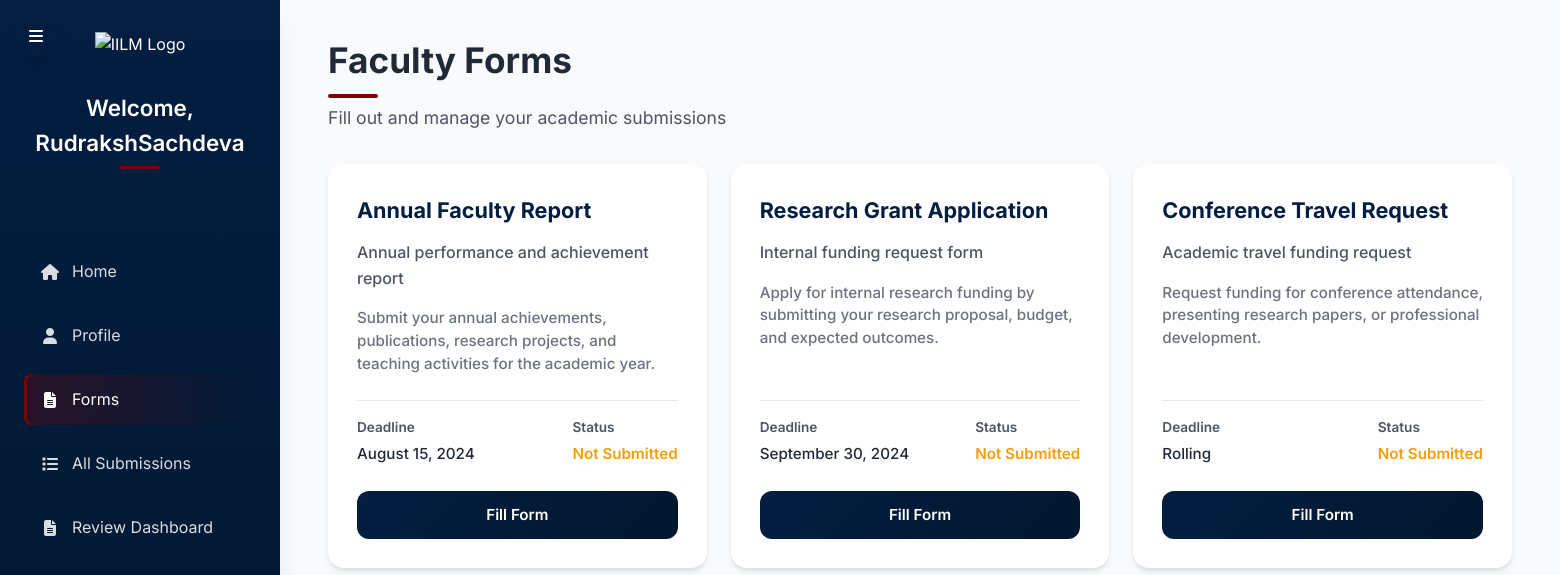
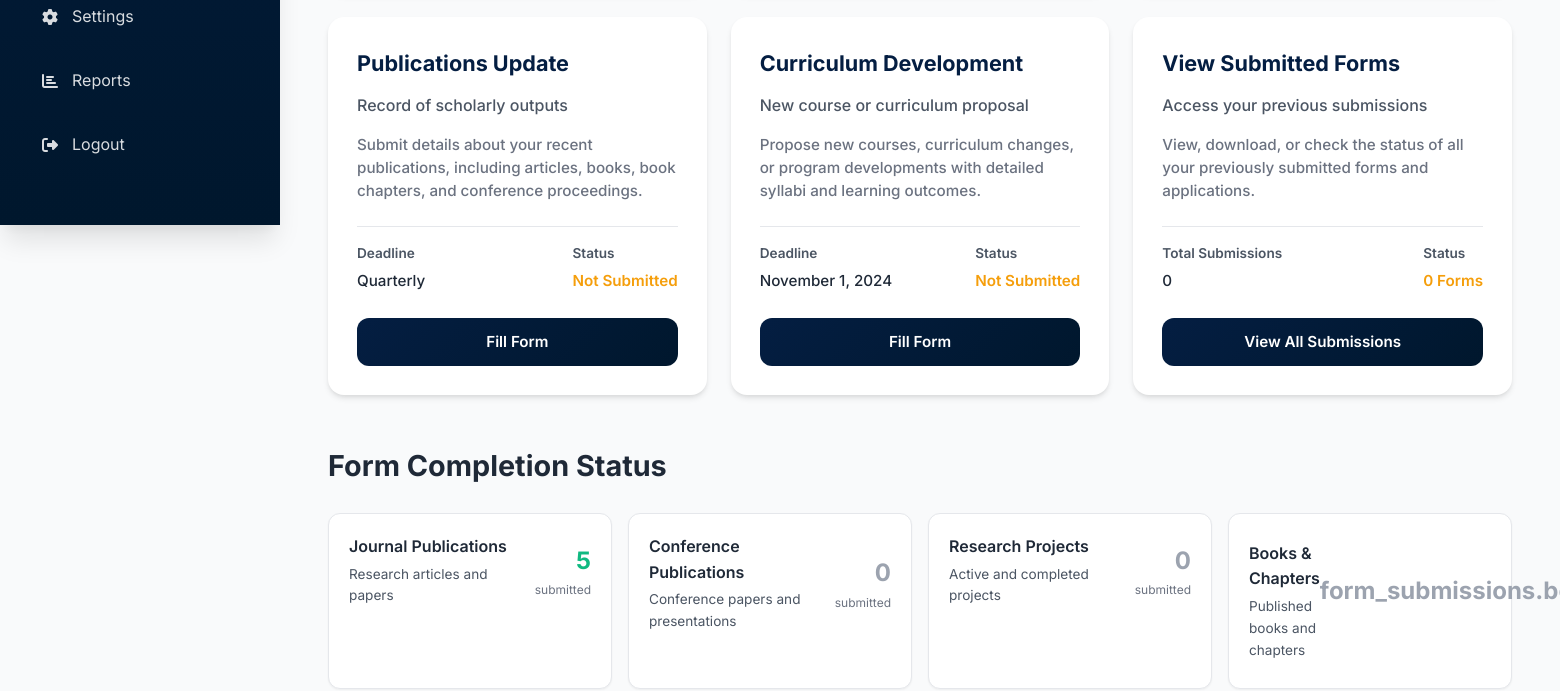
The app's page /form/ (signed in, upper part), older data (2 pictures, top to bottom).
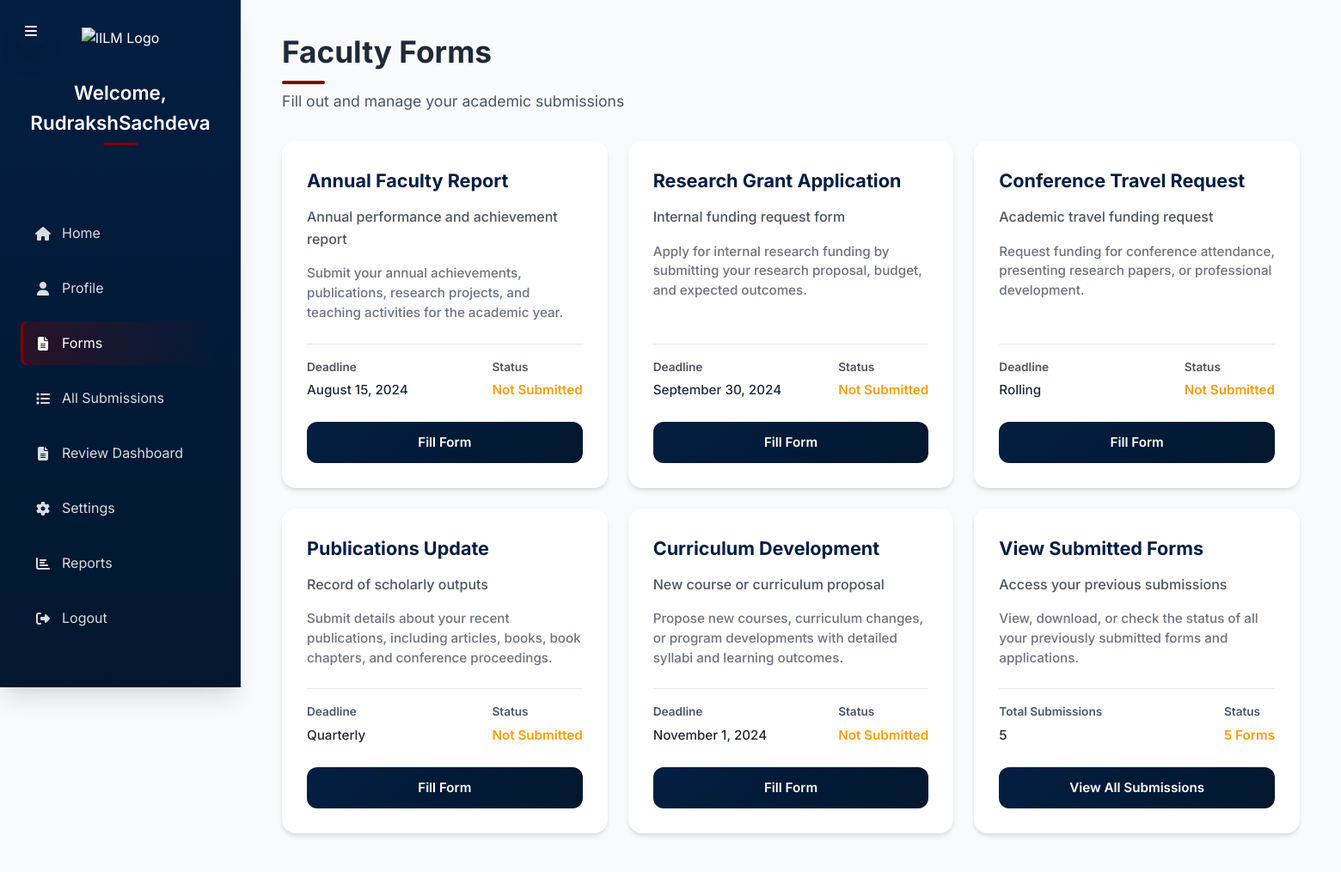
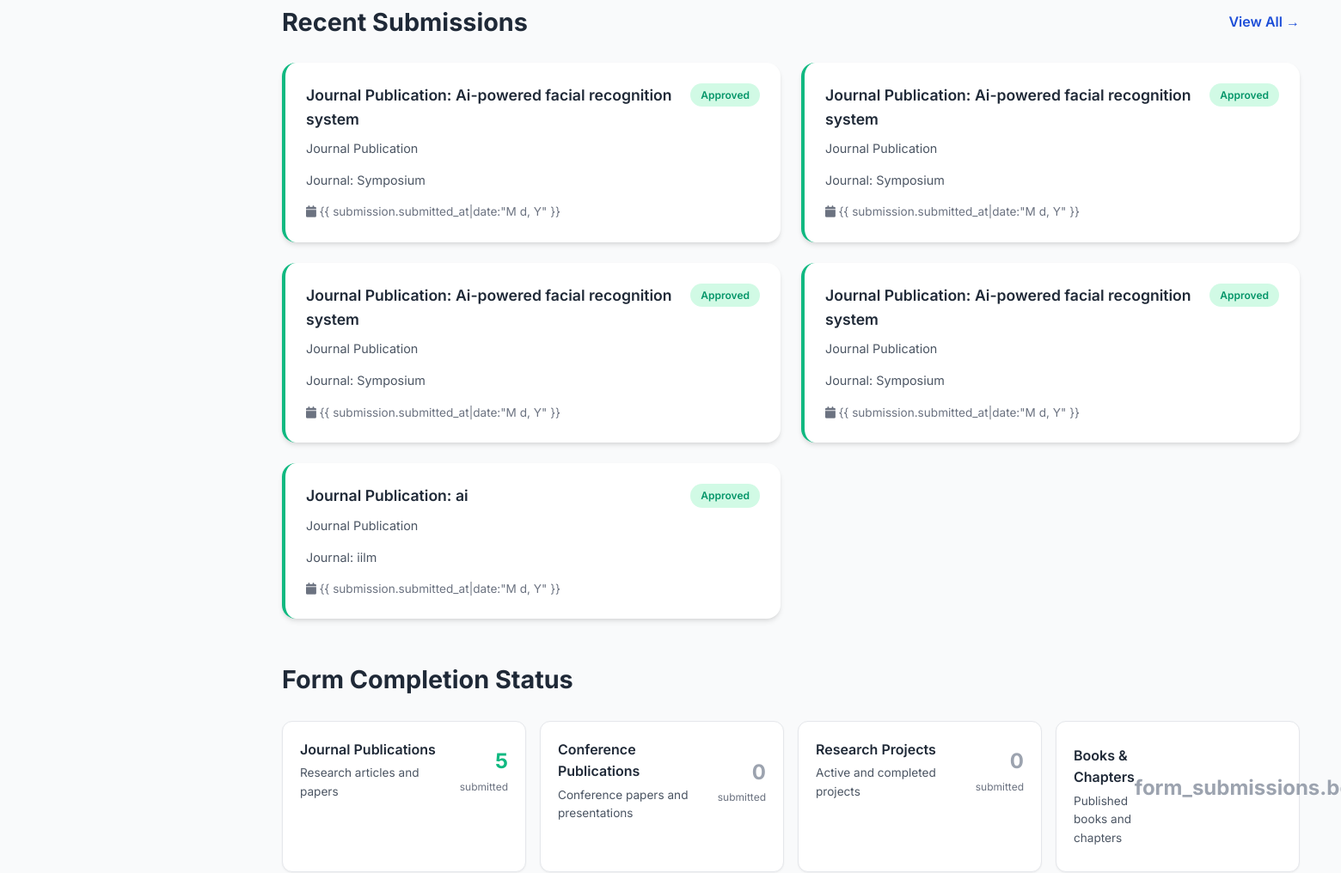
The same page, newer data (2 pictures, top to bottom).
### core/models.py (models this page shows, shortened)
class FacultySubmission(models.Model):
    STATUS_CHOICES = [
        ('pending', 'Pending Review'),
        ('under_review', 'Under Review'),
        ('approved', 'Approved'),
        ('rejected', 'Rejected'),
        ('needs_revision', 'Needs Revision'),
    ]
    SUBMISSION_TYPE_CHOICES = [
        ('journal_publication', 'Journal Publication'),
        ('conference_publication', 'Conference Publication'),
        ('research_projects', 'Research Projects'),
        ('patents', 'Patents'),
        ('copyrights', 'Copyrights'),
        ('phd_guidance', 'PhD Guidance'),
        ('book_chapter', 'Book Chapter'),
        ('book', 'Book'),
        ('consultancy_projects', 'Consultancy Projects'),
        ('editorial_roles', 'Editorial Roles'),
        ('reviewer_roles', 'Reviewer Roles'),
        ('awards', 'Awards'),
        ('industry_collaboration', 'Industry Collaboration'),
        ('annual_faculty_report', 'Annual Faculty Report'),
        ('research_grant_application', 'Research Grant Application'),
        ('conference_travel_request', 'Conference Travel Request'),
        ('publications_update', 'Publications Update'),
        ('curriculum_development', 'Curriculum Development'),
    ]
    user = models.ForeignKey(settings.AUTH_USER_MODEL, on_delete=models.CASCADE, related_name='submissions')
    submission_type = models.CharField(max_length=50, choices=SUBMISSION_TYPE_CHOICES)
    title = models.CharField(max_length=255)
    description = models.TextField(blank=True, null=True)
    content = models.JSONField(default=dict, help_text="Stores the actual submission data")
    status = models.CharField(max_length=20, choices=STATUS_CHOICES, default='pending')
    submitted_at = models.DateTimeField(auto_now_add=True)
    updated_at = models.DateTimeField(auto_now=True)
    reviewed_by = models.ForeignKey(
        settings.AUTH_USER_MODEL,
        on_delete=models.SET_NULL,
        null=True,
        blank=True,
        related_name='reviewed_submissions'
    )
    reviewed_at = models.DateTimeField(null=True, blank=True)
    review_comments = models.TextField(blank=True, null=True)
    department = models.CharField(max_length=100, blank=True, null=True)
    school = models.CharField(max_length=100, blank=True, null=True)
    class Meta:
        ordering = ['-submitted_at']
        indexes = [
            models.Index(fields=['status', 'submission_type']),
            models.Index(fields=['user', 'status']),
            models.Index(fields=['department', 'status']),
        ]

### core/views.py (the view)
# urls.py: path('form/', views.form_view, name='form_view'),  # 👈 New form view route
def form_view(request):
    user = request.user
    if not user.is_authenticated:
        return redirect('login')
    user_submissions = FacultySubmission.objects.filter(user=user).order_by('-submitted_at')[:10]
    form_submissions = {
        'journal_publications': JournalPublication.objects.filter(user=user).count(),
        'conference_publications': ConferencePublication.objects.filter(user=user).count(),
        'research_projects': ResearchProjects.objects.filter(user=user).count(),
        'patents': Patents.objects.filter(user=user).count(),
        'copyrights': CopyRights.objects.filter(user=user).count(),
        'phd_guidance': PhdGuidance.objects.filter(user=user).count(),
        'book_chapters': BookChapter.objects.filter(user=user).count(),
        'books': Book.objects.filter(user=user).count(),
        'consultancy_projects': ConsultancyProjects.objects.filter(user=user).count(),
        'editorial_roles': EditorialRoles.objects.filter(user=user).count(),
        'reviewer_roles': ReviewerRoles.objects.filter(user=user).count(),
        'awards': Awards.objects.filter(user=user).count(),
        'industry_collaborations': IndustryCollaboration.objects.filter(user=user).count(),
        'annual_reports': AnnualFacultyReport.objects.count(),
        'research_grants': ResearchGrantApplication.objects.count(),
        'conference_travels': ConferenceTravelRequest.objects.count(),
        'publications_updates': PublicationsUpdate.objects.count(),
        'curriculum_developments': CurriculumDevelopment.objects.count(),
    }
    context = {
        'user': user,
        'user_submissions': user_submissions,
        'form_submissions': form_submissions,
    }
    return render(request, 'form_page.html', context)

### templates/form_page.html (shortened to what the changed rows need)
{% load static %}
<!DOCTYPE html>
<html lang="en">
  <head>
    <link
      rel="stylesheet"
      href="https://cdnjs.cloudflare.com/ajax/libs/font-awesome/6.4.0/css/all.min.css"
    />
  </head>
  <body>
    <div class="dashboard-container">
      <nav class="sidebar">
        <h2>Welcome, {{ user.username }}</h2>
      </nav>
      <div class="main-content">
        <header>
          <h1>Faculty Forms</h1>
        </header>
        <div class="forms-grid">
          <div class="form-card">
            <h2>Annual Faculty Report</h2>
          </div>
          <div class="form-card">
            <h2>Research Grant Application</h2>
          </div>
          <div class="form-card">
            <h2>Conference Travel Request</h2>
          </div>
          <div class="form-card">
            <h2>Publications Update</h2>
          </div>
          <div class="form-card">
            <h2>Curriculum Development</h2>
          </div>
          <div class="form-card">
            <h2>View Submitted Forms</h2>
            <div class="details">
              <div>
                <span class="label">Total Submissions</span>
                <span class="value">{{ user_submissions.count }}</span>
              </div>
              <div>
                <span class="label">Status</span>
                <span class="value status"
                  >{{ user_submissions.count }} Forms</span
                >
              </div>
            </div>
          </div>
        </div>
        {% if user_submissions %}
        <section style="margin-top: 3rem">
          <div
            style="
              display: flex;
              justify-content: space-between;
              align-items: center;
              margin-bottom: 1.5rem;
            "
          >
            <h2
              style="
                font-size: 1.8rem;
                font-weight: 700;
                color: var(--dark-color);
                margin: 0;
              "
            >
              Recent Submissions
            </h2>
            <a
              href="{% url 'my_submissions' %}"
              style="
                color: var(--accent-color);
                text-decoration: none;
                font-weight: 600;
              "
              >View All →</a
            >
          </div>
          <div
            class="submissions-grid"
            style="
              display: grid;
              grid-template-columns: repeat(auto-fill, minmax(400px, 1fr));
              gap: 1.5rem;
            "
          >
            {% for submission in user_submissions %}
            <div
              class="submission-card"
              style="background: white; border-radius: var(--border-radius-lg); padding: 1.5rem; box-shadow: var(--shadow); border-left: 4px solid
                        {% if submission.status == 'approved' %}#10b981{% elif submission.status == 'rejected' %}#ef4444{% elif submission.status == 'under_review' %}#3b82f6{% elif submission.status == 'needs_revision' %}#f59e0b{% else %}#6b7280{% endif %};"
            >
              <div
                style="
                  display: flex;
                  justify-content: space-between;
                  align-items: start;
                  margin-bottom: 1rem;
                "
              >
                <div>
                  <h3
                    style="
                      font-size: 1.1rem;
                      font-weight: 600;
                      color: var(--dark-color);
                      margin: 0 0 0.5rem 0;
                    "
                  >
                    {{ submission.title|truncatechars:60 }}
                  </h3>
                  <p
                    style="color: var(--gray-600); font-size: 0.9rem; margin: 0"
                  >
                    {{ submission.get_submission_type_display }}
                  </p>
                </div>
                <span
                  class="status-badge status-{{ submission.status }}"
                  style="
                    padding: 0.25rem 0.75rem;
                    border-radius: 9999px;
                    font-size: 0.75rem;
                    font-weight: 600;
                  "
                >
                  {{ submission.get_status_display }}
                </span>
              </div>
              {% if submission.description %}
              <p
                style="
                  color: var(--gray-600);
                  font-size: 0.9rem;
                  margin-bottom: 1rem;
                  line-height: 1.4;
                "
              >
                {{ submission.description|truncatechars:100 }}
              </p>
              {% endif %}
              <div
                style="
                  display: flex;
                  justify-content: between;
                  align-items: center;
                  font-size: 0.85rem;
                  color: var(--gray-500);
                "
              >
                <span
                  ><i class="fas fa-calendar"></i> {{
                  submission.submitted_at|date:"M d, Y" }}</span
                >
              </div>
            </div>
            {% endfor %}
          </div>
        </section>
        {% endif %}
        <section style="margin-top: 3rem">
          <h2
            style="
              font-size: 1.8rem;
              font-weight: 700;
              color: var(--dark-color);
              margin-bottom: 1.5rem;
            "
          >
            Form Completion Status
          </h2>
        </section>
      </div>
    </div>
  </body>
</html>

Row changes from the older to the newer data that the page shows:
added FacultySubmission: title "Journal Publication: Ai-powered facial recognition system", submission_type "Journal Publication", status "Approved", description "Journal: Symposium"
added FacultySubmission: title "Journal Publication: Ai-powered facial recognition system", submission_type "Journal Publication", status "Approved", description "Journal: Symposium"
added FacultySubmission: title "Journal Publication: Ai-powered facial recognition system", submission_type "Journal Publication", status "Approved", description "Journal: Symposium"
added FacultySubmission: title "Journal Publication: Ai-powered facial recognition system", submission_type "Journal Publication", status "Approved", description "Journal: Symposium"
added FacultySubmission: title "Journal Publication: ai", submission_type "Journal Publication", status "Approved", description "Journal: iilm"
Text that changed along with them:
{{ user_submissions.count }}: "0" → "5"
text now shown: "Recent Submissions View All →"
